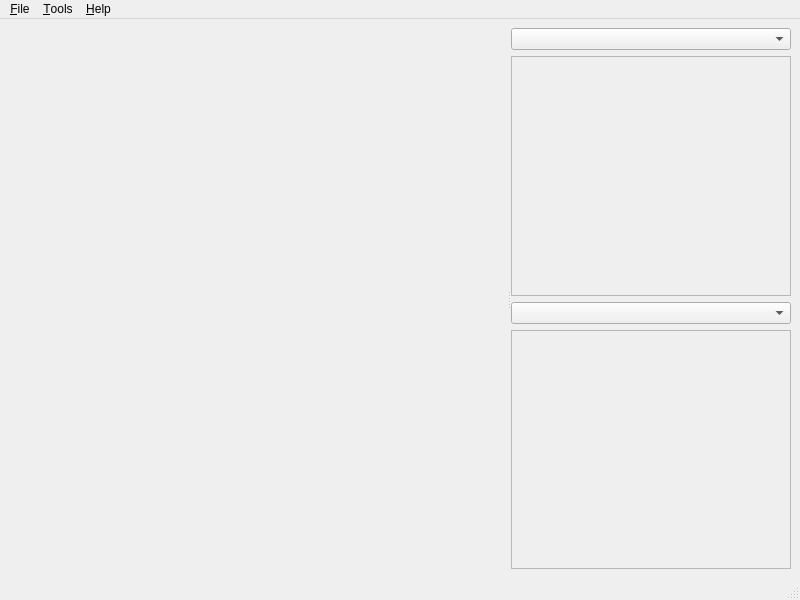
<?xml version="1.0" encoding="UTF-8"?>
<ui version="4.0">
 <class>MainWindow</class>
 <widget class="QMainWindow" name="MainWindow">
  <property name="geometry">
   <rect>
    <x>0</x>
    <y>0</y>
    <width>800</width>
    <height>600</height>
   </rect>
  </property>
  <property name="sizePolicy">
   <sizepolicy hsizetype="Expanding" vsizetype="Expanding">
    <horstretch>0</horstretch>
    <verstretch>0</verstretch>
   </sizepolicy>
  </property>
  <property name="windowTitle">
   <string>vIST/e</string>
  </property>
  <widget class="QWidget" name="centralwidget">
   <property name="sizePolicy">
    <sizepolicy hsizetype="MinimumExpanding" vsizetype="Maximum">
     <horstretch>0</horstretch>
     <verstretch>0</verstretch>
    </sizepolicy>
   </property>
   <layout class="QHBoxLayout" name="horizontalLayout">
    <item>
     <widget class="QSplitter" name="splitter">
      <property name="orientation">
       <enum>Qt::Horizontal</enum>
      </property>
      <widget class="QVTKWidget" name="vtkWidget" native="true">
       <property name="sizePolicy">
        <sizepolicy hsizetype="MinimumExpanding" vsizetype="Preferred">
         <horstretch>1</horstretch>
         <verstretch>0</verstretch>
        </sizepolicy>
       </property>
      </widget>
      <widget class="QWidget" name="layoutWidget">
       <layout class="QVBoxLayout" name="verticalLayout">
        <item>
         <widget class="QComboBox" name="pluginChooserTop">
          <property name="sizePolicy">
           <sizepolicy hsizetype="MinimumExpanding" vsizetype="Fixed">
            <horstretch>0</horstretch>
            <verstretch>0</verstretch>
           </sizepolicy>
          </property>
          <property name="minimumSize">
           <size>
            <width>280</width>
            <height>0</height>
           </size>
          </property>
         </widget>
        </item>
        <item>
         <widget class="QFrame" name="pluginFrameTop">
          <property name="sizePolicy">
           <sizepolicy hsizetype="MinimumExpanding" vsizetype="Preferred">
            <horstretch>0</horstretch>
            <verstretch>0</verstretch>
           </sizepolicy>
          </property>
          <property name="minimumSize">
           <size>
            <width>280</width>
            <height>0</height>
           </size>
          </property>
          <property name="frameShape">
           <enum>QFrame::StyledPanel</enum>
          </property>
          <property name="frameShadow">
           <enum>QFrame::Raised</enum>
          </property>
         </widget>
        </item>
        <item>
         <widget class="QComboBox" name="pluginChooserBot">
          <property name="sizePolicy">
           <sizepolicy hsizetype="MinimumExpanding" vsizetype="Fixed">
            <horstretch>0</horstretch>
            <verstretch>0</verstretch>
           </sizepolicy>
          </property>
          <property name="minimumSize">
           <size>
            <width>280</width>
            <height>0</height>
           </size>
          </property>
         </widget>
        </item>
        <item>
         <widget class="QFrame" name="pluginFrameBot">
          <property name="sizePolicy">
           <sizepolicy hsizetype="MinimumExpanding" vsizetype="Preferred">
            <horstretch>0</horstretch>
            <verstretch>0</verstretch>
           </sizepolicy>
          </property>
          <property name="minimumSize">
           <size>
            <width>280</width>
            <height>0</height>
           </size>
          </property>
          <property name="frameShape">
           <enum>QFrame::StyledPanel</enum>
          </property>
          <property name="frameShadow">
           <enum>QFrame::Raised</enum>
          </property>
         </widget>
        </item>
       </layout>
      </widget>
     </widget>
    </item>
   </layout>
  </widget>
  <widget class="QMenuBar" name="menubar">
   <property name="geometry">
    <rect>
     <x>0</x>
     <y>0</y>
     <width>800</width>
     <height>22</height>
    </rect>
   </property>
   <widget class="QMenu" name="fileMenu">
    <property name="title">
     <string>&amp;File</string>
    </property>
    <addaction name="actionOpenData"/>
    <addaction name="actionListData"/>
    <addaction name="separator"/>
    <addaction name="actionProfileManager"/>
    <addaction name="actionSet_Default_Profile"/>
    <addaction name="separator"/>
    <addaction name="actionQuit"/>
   </widget>
   <widget class="QMenu" name="toolsMenu">
    <property name="title">
     <string>&amp;Tools</string>
    </property>
    <addaction name="actionScreenshot"/>
    <addaction name="actionScripting"/>
    <addaction name="separator"/>
    <addaction name="actionListPlugins"/>
    <addaction name="actionSettings"/>
   </widget>
   <widget class="QMenu" name="helpMenu">
    <property name="title">
     <string>&amp;Help</string>
    </property>
    <addaction name="actionHelp"/>
    <addaction name="separator"/>
    <addaction name="actionAbout"/>
   </widget>
   <addaction name="fileMenu"/>
   <addaction name="toolsMenu"/>
   <addaction name="helpMenu"/>
  </widget>
  <widget class="QStatusBar" name="statusbar"/>
  <action name="actionOpenData">
   <property name="text">
    <string>&amp;Open data</string>
   </property>
   <property name="shortcut">
    <string>Ctrl+O</string>
   </property>
  </action>
  <action name="actionE_xit">
   <property name="text">
    <string>&amp;Quit</string>
   </property>
  </action>
  <action name="actionQuit">
   <property name="text">
    <string>&amp;Quit</string>
   </property>
   <property name="shortcut">
    <string>Ctrl+Q</string>
   </property>
  </action>
  <action name="actionLoadPlugin">
   <property name="text">
    <string>L&amp;oad plugin</string>
   </property>
  </action>
  <action name="actionListData">
   <property name="text">
    <string>List data</string>
   </property>
   <property name="shortcut">
    <string>Ctrl+D</string>
   </property>
  </action>
  <action name="actionListPlugins">
   <property name="text">
    <string>P&amp;lugins</string>
   </property>
   <property name="shortcut">
    <string>Ctrl+L</string>
   </property>
  </action>
  <action name="actionBla">
   <property name="text">
    <string>bla</string>
   </property>
  </action>
  <action name="actionLayoutLarge3D">
   <property name="text">
    <string>&amp;Large 3D</string>
   </property>
  </action>
  <action name="actionLayoutTile">
   <property name="text">
    <string>&amp;Tile</string>
   </property>
  </action>
  <action name="actionLayout3DOnly">
   <property name="text">
    <string>3D &amp;only</string>
   </property>
  </action>
  <action name="actionBackground">
   <property name="enabled">
    <bool>true</bool>
   </property>
   <property name="text">
    <string>&amp;Background Color...</string>
   </property>
   <property name="shortcut">
    <string>Ctrl+B</string>
   </property>
  </action>
  <action name="actionScreenshot">
   <property name="enabled">
    <bool>true</bool>
   </property>
   <property name="text">
    <string>&amp;Screenshot</string>
   </property>
   <property name="shortcut">
    <string>F12</string>
   </property>
  </action>
  <action name="actionHelp">
   <property name="enabled">
    <bool>false</bool>
   </property>
   <property name="text">
    <string>&amp;Help</string>
   </property>
   <property name="shortcut">
    <string>Ctrl+?</string>
   </property>
  </action>
  <action name="actionAbout">
   <property name="enabled">
    <bool>true</bool>
   </property>
   <property name="text">
    <string>&amp;About</string>
   </property>
  </action>
  <action name="actionScripting">
   <property name="enabled">
    <bool>false</bool>
   </property>
   <property name="text">
    <string>S&amp;cript commandline</string>
   </property>
  </action>
  <action name="actionPlugin_widgets">
   <property name="text">
    <string>Plugin &amp;widgets</string>
   </property>
  </action>
  <action name="action_Fullscreen">
   <property name="checkable">
    <bool>true</bool>
   </property>
   <property name="text">
    <string>&amp;Fullscreen</string>
   </property>
   <property name="shortcut">
    <string>F11</string>
   </property>
  </action>
  <action name="actionWriteProfile">
   <property name="text">
    <string>Write profile</string>
   </property>
  </action>
  <action name="actionSetDefaultFolder">
   <property name="text">
    <string>Set default folder</string>
   </property>
  </action>
  <action name="actionBackground_Color">
   <property name="text">
    <string>Background Color...</string>
   </property>
  </action>
  <action name="actionGradient_Background">
   <property name="checkable">
    <bool>true</bool>
   </property>
   <property name="text">
    <string>Gradient Background</string>
   </property>
  </action>
  <action name="actionProfileManager">
   <property name="text">
    <string>Profile Manager</string>
   </property>
  </action>
  <action name="actionSet_Default_Profile">
   <property name="text">
    <string>Set Default Profile</string>
   </property>
  </action>
  <action name="actionSettings">
   <property name="text">
    <string>Settings...</string>
   </property>
  </action>
 </widget>
 <customwidgets>
  <customwidget>
   <class>QVTKWidget</class>
   <extends>QWidget</extends>
   <header>QVTKWidget.h</header>
   <container>1</container>
  </customwidget>
 </customwidgets>
 <resources/>
 <connections/>
</ui>
